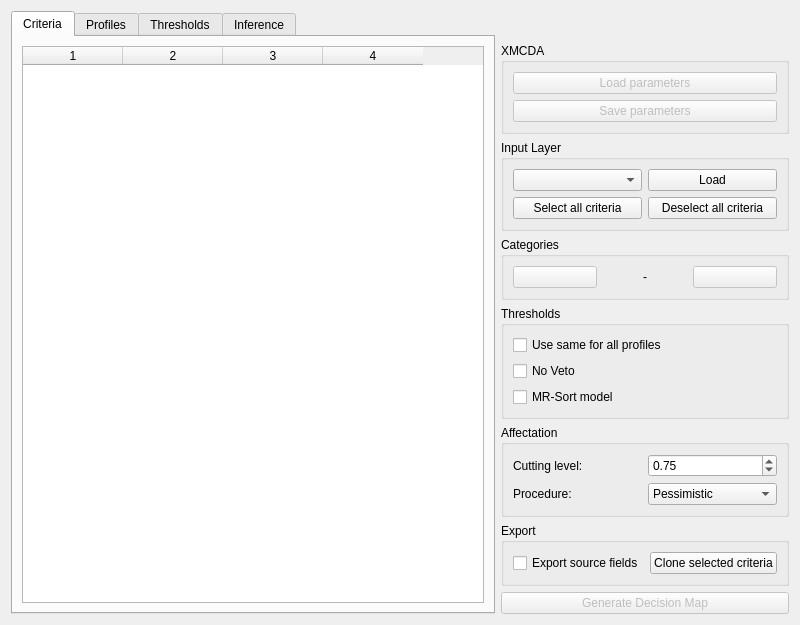
<?xml version="1.0" encoding="UTF-8"?>
<ui version="4.0">
 <class>main_window</class>
 <widget class="QDialog" name="main_window">
  <property name="geometry">
   <rect>
    <x>0</x>
    <y>0</y>
    <width>800</width>
    <height>625</height>
   </rect>
  </property>
  <property name="windowTitle">
   <string>ELECTRE-TRI</string>
  </property>
  <layout class="QHBoxLayout" name="horizontalLayout">
   <item>
    <widget class="QTabWidget" name="tab_parameters">
     <property name="currentIndex">
      <number>0</number>
     </property>
     <widget class="QWidget" name="tab_criteria">
      <attribute name="title">
       <string>Criteria</string>
      </attribute>
      <layout class="QGridLayout" name="gridLayout_2">
       <item row="0" column="0">
        <widget class="qt_criteria_table" name="table_criteria">
         <property name="columnCount">
          <number>4</number>
         </property>
         <column/>
         <column/>
         <column/>
         <column/>
        </widget>
       </item>
      </layout>
     </widget>
     <widget class="QWidget" name="tab_profiles">
      <attribute name="title">
       <string>Profiles</string>
      </attribute>
      <layout class="QGridLayout" name="gridLayout_5">
       <item row="1" column="0">
        <widget class="_MyGraphicsview" name="graph_plot">
         <property name="sizePolicy">
          <sizepolicy hsizetype="Expanding" vsizetype="Expanding">
           <horstretch>0</horstretch>
           <verstretch>5</verstretch>
          </sizepolicy>
         </property>
         <property name="styleSheet">
          <string notr="true">background-color: transparent;</string>
         </property>
         <property name="frameShape">
          <enum>QFrame::NoFrame</enum>
         </property>
         <property name="frameShadow">
          <enum>QFrame::Sunken</enum>
         </property>
         <property name="verticalScrollBarPolicy">
          <enum>Qt::ScrollBarAlwaysOff</enum>
         </property>
         <property name="horizontalScrollBarPolicy">
          <enum>Qt::ScrollBarAsNeeded</enum>
         </property>
         <property name="alignment">
          <set>Qt::AlignCenter</set>
         </property>
         <property name="renderHints">
          <set>QPainter::Antialiasing|QPainter::TextAntialiasing</set>
         </property>
        </widget>
       </item>
       <item row="0" column="0">
        <widget class="qt_performance_table" name="table_prof"/>
       </item>
      </layout>
     </widget>
     <widget class="QWidget" name="tab_plot">
      <attribute name="title">
       <string>Thresholds</string>
      </attribute>
      <layout class="QVBoxLayout" name="verticalLayout_4">
       <item>
        <widget class="QTabWidget" name="tab_thresholds">
         <property name="tabPosition">
          <enum>QTabWidget::North</enum>
         </property>
         <property name="tabShape">
          <enum>QTabWidget::Rounded</enum>
         </property>
         <property name="currentIndex">
          <number>0</number>
         </property>
         <property name="documentMode">
          <bool>false</bool>
         </property>
         <widget class="QWidget" name="tab_indiff">
          <attribute name="title">
           <string>Indifference</string>
          </attribute>
          <layout class="QGridLayout" name="gridLayout_3">
           <property name="leftMargin">
            <number>0</number>
           </property>
           <property name="topMargin">
            <number>0</number>
           </property>
           <property name="rightMargin">
            <number>0</number>
           </property>
           <property name="bottomMargin">
            <number>0</number>
           </property>
           <item row="0" column="0">
            <widget class="qt_performance_table" name="table_indiff"/>
           </item>
          </layout>
         </widget>
         <widget class="QWidget" name="tab_pref">
          <attribute name="title">
           <string>Preference</string>
          </attribute>
          <layout class="QGridLayout" name="gridLayout_4">
           <property name="leftMargin">
            <number>0</number>
           </property>
           <property name="topMargin">
            <number>0</number>
           </property>
           <property name="rightMargin">
            <number>0</number>
           </property>
           <property name="bottomMargin">
            <number>0</number>
           </property>
           <item row="0" column="0">
            <widget class="qt_performance_table" name="table_pref"/>
           </item>
          </layout>
         </widget>
         <widget class="QWidget" name="tab_veto">
          <attribute name="title">
           <string>Veto</string>
          </attribute>
          <layout class="QGridLayout" name="gridLayout_7">
           <property name="leftMargin">
            <number>0</number>
           </property>
           <property name="topMargin">
            <number>0</number>
           </property>
           <property name="rightMargin">
            <number>0</number>
           </property>
           <property name="bottomMargin">
            <number>0</number>
           </property>
           <item row="0" column="0">
            <widget class="qt_performance_table" name="table_veto"/>
           </item>
          </layout>
         </widget>
        </widget>
       </item>
       <item>
        <widget class="_MyGraphicsview" name="graph_plot2">
         <property name="sizePolicy">
          <sizepolicy hsizetype="Expanding" vsizetype="Expanding">
           <horstretch>0</horstretch>
           <verstretch>5</verstretch>
          </sizepolicy>
         </property>
         <property name="styleSheet">
          <string notr="true">background-color: transparent;</string>
         </property>
         <property name="frameShape">
          <enum>QFrame::NoFrame</enum>
         </property>
         <property name="frameShadow">
          <enum>QFrame::Sunken</enum>
         </property>
         <property name="verticalScrollBarPolicy">
          <enum>Qt::ScrollBarAlwaysOff</enum>
         </property>
         <property name="horizontalScrollBarPolicy">
          <enum>Qt::ScrollBarAsNeeded</enum>
         </property>
         <property name="alignment">
          <set>Qt::AlignCenter</set>
         </property>
         <property name="renderHints">
          <set>QPainter::Antialiasing|QPainter::TextAntialiasing</set>
         </property>
        </widget>
       </item>
      </layout>
     </widget>
     <widget class="QWidget" name="tab_inference">
      <attribute name="title">
       <string>Inference</string>
      </attribute>
      <layout class="QGridLayout" name="gridLayout_6">
       <item row="1" column="0">
        <widget class="QGroupBox" name="group_refs">
         <property name="title">
          <string>Reference actions</string>
         </property>
         <layout class="QVBoxLayout" name="verticalLayout_3">
          <item>
           <widget class="qt_performance_table" name="table_refs"/>
          </item>
          <item>
           <layout class="QGridLayout" name="gridLayout">
            <item row="0" column="0">
             <widget class="QPushButton" name="button_chooseassign">
              <property name="enabled">
               <bool>false</bool>
              </property>
              <property name="text">
               <string>Choose assignment column</string>
              </property>
             </widget>
            </item>
            <item row="0" column="2">
             <widget class="QPushButton" name="button_infer">
              <property name="enabled">
               <bool>false</bool>
              </property>
              <property name="text">
               <string>Infer parameters</string>
              </property>
             </widget>
            </item>
            <item row="1" column="0">
             <widget class="QPushButton" name="button_show">
              <property name="enabled">
               <bool>false</bool>
              </property>
              <property name="text">
               <string>Show selection on map</string>
              </property>
             </widget>
            </item>
            <item row="1" column="2">
             <widget class="QPushButton" name="button_zoom">
              <property name="enabled">
               <bool>false</bool>
              </property>
              <property name="text">
               <string>Zoom to selection</string>
              </property>
             </widget>
            </item>
           </layout>
          </item>
         </layout>
        </widget>
       </item>
       <item row="0" column="0">
        <widget class="QGroupBox" name="group_infparams">
         <property name="title">
          <string>Parameters</string>
         </property>
         <layout class="QVBoxLayout" name="verticalLayout">
          <item>
           <layout class="QHBoxLayout" name="layout_model">
            <item>
             <widget class="QLabel" name="label_combo">
              <property name="text">
               <string>Electre Tri model:</string>
              </property>
             </widget>
            </item>
            <item>
             <widget class="QComboBox" name="combo_model">
              <item>
               <property name="text">
                <string>Bouyssou-Marchant (Pessimistic)</string>
               </property>
              </item>
             </widget>
            </item>
           </layout>
          </item>
          <item>
           <layout class="QHBoxLayout" name="layout_inference">
            <item>
             <widget class="QLabel" name="label_inference">
              <property name="text">
               <string>Inference:</string>
              </property>
             </widget>
            </item>
            <item>
             <widget class="QComboBox" name="combo_inference">
              <item>
               <property name="text">
                <string>Global</string>
               </property>
              </item>
              <item>
               <property name="text">
                <string>Profiles</string>
               </property>
              </item>
              <item>
               <property name="text">
                <string>Weights and lambda</string>
               </property>
              </item>
             </widget>
            </item>
           </layout>
          </item>
         </layout>
        </widget>
       </item>
      </layout>
     </widget>
    </widget>
   </item>
   <item>
    <layout class="QVBoxLayout" name="right_layout">
     <item>
      <spacer name="spacer_top">
       <property name="orientation">
        <enum>Qt::Vertical</enum>
       </property>
       <property name="sizeHint" stdset="0">
        <size>
         <width>20</width>
         <height>20</height>
        </size>
       </property>
      </spacer>
     </item>
     <item>
      <widget class="QGroupBox" name="group_options">
       <property name="title">
        <string>XMCDA</string>
       </property>
       <layout class="QVBoxLayout" name="verticalLayout_2">
        <item>
         <widget class="QPushButton" name="button_loadxmcda">
          <property name="enabled">
           <bool>false</bool>
          </property>
          <property name="text">
           <string>Load parameters</string>
          </property>
         </widget>
        </item>
        <item>
         <widget class="QPushButton" name="button_savexmcda">
          <property name="enabled">
           <bool>false</bool>
          </property>
          <property name="text">
           <string>Save parameters</string>
          </property>
         </widget>
        </item>
       </layout>
      </widget>
     </item>
     <item>
      <widget class="QGroupBox" name="group_input">
       <property name="title">
        <string>Input Layer</string>
       </property>
       <layout class="QGridLayout" name="gridLayout_9">
        <item row="0" column="0">
         <widget class="QComboBox" name="combo_layer"/>
        </item>
        <item row="0" column="1">
         <widget class="QPushButton" name="button_loadlayer">
          <property name="text">
           <string>Load</string>
          </property>
         </widget>
        </item>
        <item row="1" column="1">
         <widget class="QPushButton" name="button_select_none">
          <property name="text">
           <string>Deselect all criteria</string>
          </property>
         </widget>
        </item>
        <item row="1" column="0">
         <widget class="QPushButton" name="button_select_all">
          <property name="text">
           <string>Select all criteria</string>
          </property>
         </widget>
        </item>
       </layout>
      </widget>
     </item>
     <item>
      <widget class="QGroupBox" name="group_profiles">
       <property name="title">
        <string>Categories</string>
       </property>
       <layout class="QHBoxLayout" name="horizontalLayout_2">
        <item>
         <widget class="QPushButton" name="button_add_profile">
          <property name="enabled">
           <bool>false</bool>
          </property>
          <property name="text">
           <string/>
          </property>
          <property name="icon">
           <iconset resource="resources.qrc">
            <normaloff>:/plugins/etri/images/plus.svg</normaloff>:/plugins/etri/images/plus.svg</iconset>
          </property>
         </widget>
        </item>
        <item>
         <widget class="QLabel" name="label_ncategories">
          <property name="layoutDirection">
           <enum>Qt::LeftToRight</enum>
          </property>
          <property name="styleSheet">
           <string notr="true">font: 18pt &quot;Sans Serif&quot;;</string>
          </property>
          <property name="text">
           <string notr="true">-</string>
          </property>
          <property name="textFormat">
           <enum>Qt::PlainText</enum>
          </property>
          <property name="alignment">
           <set>Qt::AlignCenter</set>
          </property>
         </widget>
        </item>
        <item>
         <widget class="QPushButton" name="button_del_profile">
          <property name="enabled">
           <bool>false</bool>
          </property>
          <property name="text">
           <string/>
          </property>
          <property name="icon">
           <iconset resource="resources.qrc">
            <normaloff>:/plugins/etri/images/min.svg</normaloff>:/plugins/etri/images/min.svg</iconset>
          </property>
         </widget>
        </item>
       </layout>
      </widget>
     </item>
     <item>
      <widget class="QGroupBox" name="group_thresholds">
       <property name="maximumSize">
        <size>
         <width>388</width>
         <height>16777215</height>
        </size>
       </property>
       <property name="title">
        <string>Thresholds</string>
       </property>
       <layout class="QFormLayout" name="formLayout">
        <property name="fieldGrowthPolicy">
         <enum>QFormLayout::AllNonFixedFieldsGrow</enum>
        </property>
        <item row="5" column="0">
         <widget class="QCheckBox" name="cbox_samethresholds">
          <property name="text">
           <string>Use same for all profiles</string>
          </property>
         </widget>
        </item>
        <item row="6" column="0">
         <widget class="QCheckBox" name="cbox_noveto">
          <property name="text">
           <string>No Veto</string>
          </property>
         </widget>
        </item>
        <item row="7" column="0">
         <widget class="QCheckBox" name="cbox_mrsort">
          <property name="text">
           <string>MR-Sort model</string>
          </property>
         </widget>
        </item>
       </layout>
      </widget>
     </item>
     <item>
      <widget class="QGroupBox" name="group_affectation">
       <property name="title">
        <string>Affectation</string>
       </property>
       <layout class="QGridLayout" name="gridLayout_8">
        <item row="0" column="0">
         <layout class="QHBoxLayout" name="layout_cutlevel">
          <item>
           <widget class="QLabel" name="label_cutlevel">
            <property name="text">
             <string>Cutting level:</string>
            </property>
           </widget>
          </item>
          <item>
           <widget class="QDoubleSpinBox" name="spinbox_cutlevel">
            <property name="minimum">
             <double>0.500000000000000</double>
            </property>
            <property name="maximum">
             <double>1.000000000000000</double>
            </property>
            <property name="singleStep">
             <double>0.010000000000000</double>
            </property>
            <property name="value">
             <double>0.750000000000000</double>
            </property>
           </widget>
          </item>
         </layout>
        </item>
        <item row="1" column="0">
         <layout class="QHBoxLayout" name="layout_procedure">
          <item>
           <widget class="QLabel" name="label_procedure">
            <property name="text">
             <string>Procedure:</string>
            </property>
           </widget>
          </item>
          <item>
           <widget class="QComboBox" name="combo_procedure">
            <item>
             <property name="text">
              <string>Pessimistic</string>
             </property>
            </item>
            <item>
             <property name="text">
              <string>Optimistic</string>
             </property>
            </item>
           </widget>
          </item>
         </layout>
        </item>
       </layout>
      </widget>
     </item>
     <item>
      <widget class="QGroupBox" name="group_export">
       <property name="title">
        <string>Export</string>
       </property>
       <layout class="QGridLayout" name="gridLayout_10">
        <item row="0" column="0">
         <widget class="QCheckBox" name="cbox_allfields">
          <property name="text">
           <string>Export source fields</string>
          </property>
         </widget>
        </item>
        <item row="0" column="1">
         <widget class="QPushButton" name="button_clone_selection">
          <property name="toolTip">
           <string>Clone the selection of active criteria into the selection of fields to be exported</string>
          </property>
          <property name="text">
           <string>Clone selected criteria</string>
          </property>
         </widget>
        </item>
       </layout>
      </widget>
     </item>
     <item>
      <widget class="QPushButton" name="button_generate">
       <property name="enabled">
        <bool>false</bool>
       </property>
       <property name="text">
        <string>Generate Decision Map</string>
       </property>
       <property name="icon">
        <iconset resource="resources.qrc">
         <normaloff>:/plugins/etri/images/etri.svg</normaloff>:/plugins/etri/images/etri.svg</iconset>
       </property>
      </widget>
     </item>
    </layout>
   </item>
  </layout>
 </widget>
 <customwidgets>
  <customwidget>
   <class>_MyGraphicsview</class>
   <extends>QGraphicsView</extends>
   <header location="global">qgis_etri.graphic</header>
  </customwidget>
  <customwidget>
   <class>qt_criteria_table</class>
   <extends>QTableWidget</extends>
   <header location="global">qgis_etri.table</header>
  </customwidget>
  <customwidget>
   <class>qt_performance_table</class>
   <extends>QTableWidget</extends>
   <header location="global">qgis_etri.table</header>
  </customwidget>
 </customwidgets>
 <resources>
  <include location="resources.qrc"/>
 </resources>
 <connections/>
</ui>
